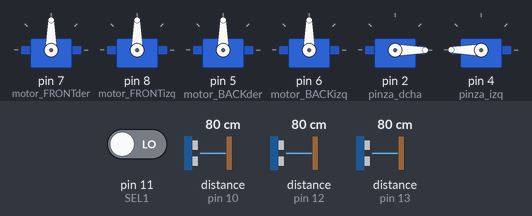
Simulated run of this sketch. Board: Arduino Mega 2560, built with avr-gcc and run on an emulated ATmega2560. On the bench: 6 × servo. Inputs (shaded band) come from the test bench; at power-on: pin 11 (SEL1) LOW, distance to the obstacle (sensors on pin 10, pin 12, pin 13) 80 cm. The echo pulse lasts 58.3 µs per cm.

Above: at 1.3 s.
1.4 s: pin 11 (SEL1) driven HIGH
At 2.6 s:
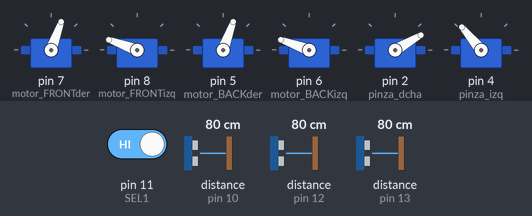
2.9 s: distance to the obstacle (sensor on pin 10) set to 4 cm
At 3.4 s:
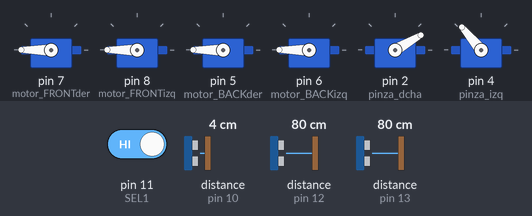
5.9 s: distance to the obstacle (sensor on pin 12) set to 4 cm
At 6.7 s:
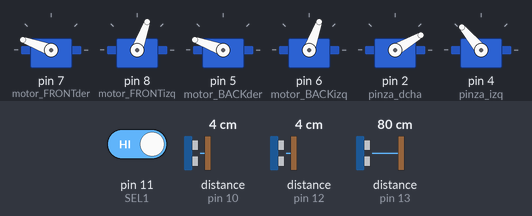
8.9 s: pin 11 (SEL1) driven LOW
Timing chart, 0 to 11.9 s (numbered marks = the images above; inputs shaded):
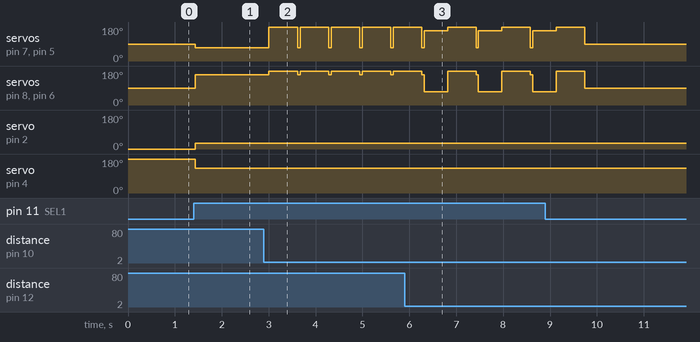

The sketch:

ARDUINOMEGA.ino
```cpp
// *****************************************************************
// **** Codigo ARDUINO MEGA realizado por ALBERTO BARROSO LÓPEZ ****
// *****************************************************************


#include <Arduino.h>
#include <IRLibAll.h>     //Libreria para mando IR
#include <Ultrasonic.h>   //Libreria para sensores de distancia
#include <Servo.h>        //Libreria para servomotores

// Definicion Pin interruptor/selector de modo
#define SEL1 11

// Definiciones Botones Mando IR
#define MY_PROTOCOL NEC
#define IZQUIERDA 0xFF22DD
#define DERECHA   0xFFC23D
#define DELANTE   0xFF629D
#define DETRAS    0xFFA857
#define PINZAS    0xFF02FD

// Configuracion Mando IR
IRrecv miReceptor(9); //Pin del receptor IR
IRdecode miDecod;
uint32_t Anterior;  // Variable para cuando se repita por usar protocolo NEC
bool pinzas;        // Variable para cambiar de estado las pinzas

// Definicion Servomotores
Servo motor_FRONTizq;
Servo motor_FRONTder;
Servo motor_BACKizq;
Servo motor_BACKder;
Servo pinza_izq;
Servo pinza_dcha;

// Definicion angulos servomotores pinzas
#define cerrarD 50
#define cerrarI 110
#define abrirD 0
#define abrirI  180
#define cerrarDesq 30
#define cerrarIesq 130

// Definiciones Sensores distancia ultrasonicos
#define ECHOizq      10    // PIN ECHO IZQ
#define TRIGGERizq    22   // PIN TRIG IZQ
#define ECHOdcha      13  // PIN ECHO DCHA
#define TRIGGERdcha    24 // PIN TRIG DCHA
#define ECHOfrente  12    // PIN ECHO FRENTE
#define TRIGGERfrente 23  // PINT TRIG FRENTE
Ultrasonic SonarFRENTE(TRIGGERfrente,ECHOfrente);  //SONAR FRONTAL
Ultrasonic SonarIZQ(TRIGGERizq,ECHOizq);           //SONAR IZQUIERDA
Ultrasonic SonarDCHA(TRIGGERdcha,ECHOdcha) ;       //SONAR DERECHA

  void setup() {
    motor_FRONTder.attach(7); //Configuracion de pines de los servos (ruedas)
    motor_FRONTizq.attach(8);
    motor_BACKder.attach(5);
    motor_BACKizq.attach(6);
    pinza_dcha.attach(2);     //Configuracion de pines de servos (pinzas)
    pinza_izq.attach(4);
    Serial.begin(9600);
    miReceptor.enableIRIn(); //Inicializacion del receptor IR
    abrirPINZAS();           //El robot siempre comienza con las pinzas abiertas
    pinzas=0;                //Variable de estado de las pinzas
   }//END SETUP


void loop() {

  int selector1 = digitalRead(SEL1);         //Leemos el valor del interruptor para saber en que modo se encuentra
  int sonarFRENTE = SonarFRENTE.Ranging(CM); //Se convierta la distancia a centimetros de los ultrasonicos
  int sonarDCHA = SonarDCHA.Ranging(CM);
  int sonarIZQ = SonarIZQ.Ranging(CM);

  detener();

  if (selector1==HIGH){      //el robot esta con el modo esquivaobstaculos activado
               cerrarPINZASesq();     //Se cierran las pinzas parcialmente para no interferir en el sensor de distancia
               avanceESQ();

                     if(sonarFRENTE>3 && sonarFRENTE<20){   //Obstaculo frontal
                       retrocesoESQ();
                       giroDCHAESQ();}

                    else if(sonarDCHA>3 && sonarDCHA<25)   //Obstaculo derecha
                        giroIZQESQ();

                    else if(sonarIZQ>3 && sonarIZQ<25)     //Obstaculo izquierda
                        giroDCHAESQ();
   }//END IF

  else if (selector1==LOW){      //Modo control remoto mediante mando IR
     detener();                  //Detiene el robot
     if (miReceptor.getResults()) {
           miDecod.decode();          //Decodifica la direccion del boton en hexadecimal
              if(miDecod.protocolNum==MY_PROTOCOL) { //Comprobacion protocolo NEC
                   if(miDecod.value==0xFFFFFFFF)     //Sustitucion de Repeticion por valor correcto
                     miDecod.value=Anterior;

              switch(miDecod.value) {       //Dependiendo del boton pulsado, realiza su funcion

                case IZQUIERDA:   giroIZQ();      break;

                case DERECHA:     giroDCHA();     break;

                case DELANTE:     avance();       break;

                case DETRAS:      retroceso();    break;

                case PINZAS:

                   if(pinzas==1){
                    abrirPINZAS();
                    pinzas=!pinzas;}

                   else if (pinzas==0){
                    cerrarPINZAS();
                    pinzas=!pinzas;}

                break;
             } //END SWITCH

          Anterior=miDecod.value;}   //Almacena el valor anterior

      miReceptor.enableIRIn();}     //Vuelve a activar el receptor IR
    }
}


//Funciones
void abrirPINZAS(){  //Abre anmbas pinzas(servos)
  pinza_izq.write(abrirI);
  pinza_dcha.write(abrirD);
  delay(100);}

void cerrarPINZAS(){  //Cierra ambas pinzas(servos)
  pinza_izq.write(cerrarI);
  pinza_dcha.write(cerrarD);
  delay(100);}

void avanceESQ(){   // Movimiento continuo hacia delante en modo esquiva-obstaculos
  motor_FRONTizq.write(160);
   motor_FRONTder.write(70);
   motor_BACKizq.write(160);
   motor_BACKder.write(70);
   delay(50);}

void giroDCHAESQ(){   //GIRO derecha en modo esquiva-obstaculos
   motor_FRONTizq.write(180);
   motor_FRONTder.write(180);
   motor_BACKizq.write(180);
   motor_BACKder.write(180);
   delay(600);}

void giroIZQESQ(){   //GIRO izquierda en modo esquiva-obstaculos
   motor_FRONTizq.write(0);
   motor_FRONTder.write(0);
   motor_BACKizq.write(0);
   motor_BACKder.write(0);
   delay(600);}

void retrocesoESQ(){  //Movimiento continuo hacia detras
   motor_FRONTizq.write(70);
   motor_FRONTder.write(160);
   motor_BACKizq.write(70);
   motor_BACKder.write(160);
   delay(500);}

void avance(){  //Movimiento continuo hacia delante
   motor_FRONTizq.write(180);
   motor_FRONTder.write(0);
   motor_BACKizq.write(180);
   motor_BACKder.write(0);
   delay(200);
   detener();}

void giroDCHA(){   //GIRO derecha
   motor_FRONTizq.write(180);
   motor_FRONTder.write(180);
   motor_BACKizq.write(180);
   motor_BACKder.write(180);
   delay(100);
   detener();}

 void giroIZQ(){   //GIRO izquierda
   motor_FRONTizq.write(0);
   motor_FRONTder.write(0);
   motor_BACKizq.write(0);
   motor_BACKder.write(0);
   delay(100);
   detener();
   }

void detener(){    //Detiene el robot
  motor_FRONTizq.write(90);
   motor_FRONTder.write(90);
   motor_BACKizq.write(90);
   motor_BACKder.write(90);}

 void retroceso(){
   motor_FRONTizq.write(0);  //Movimiento continuo hacia detras
   motor_FRONTder.write(180);
   motor_BACKizq.write(0);
   motor_BACKder.write(180);
   delay(200);
   detener();}

void cerrarPINZASesq(){   //Cierra las pinzas parcialmente para no afectar al sensor de distancia
  pinza_izq.write(cerrarIesq);
  pinza_dcha.write(cerrarDesq);}
```

Measured:
- after the input at 1.4 s, servo on pin 7 (motor_FRONTder), servo on pin 5 (motor_BACKder): 90° → 70° at once; servo on pin 8 (motor_FRONTizq), servo on pin 6 (motor_BACKizq): 90° → 160° at once; servo on pin 2 (pinza_dcha): 0° → 30° at once; servo on pin 4 (pinza_izq): 180° → 130° at once
- after the input at 2.9 s, servo on pin 7 (motor_FRONTder), servo on pin 5 (motor_BACKder): alternates 180° for 0.61 s and 70° for 0.05 s, starting after 0.11 s; servo on pin 8 (motor_FRONTizq), servo on pin 6 (motor_BACKizq): alternates 180° for 0.61 s and 160° for 0.05 s, starting after 0.11 s
- after the input at 5.9 s, servo on pin 7 (motor_FRONTder), servo on pin 5 (motor_BACKder): alternates 180° for 0.61 s and 160° for 0.53 s, starting after 0.41 s; servo on pin 8 (motor_FRONTizq), servo on pin 6 (motor_BACKizq): alternates 180° for 0.61 s and 70° for 0.53 s, starting after 0.41 s
